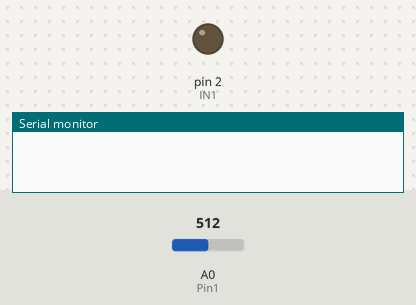
The sketch below on a simulated Arduino Uno, built with avr-gcc and run on an emulated ATmega328P. On the bench: output pins drawn as LEDs (lit = HIGH), the last lines printed to the serial monitor. Inputs (shaded band) come from the test bench; at power-on: A0 (Pin1) = 512.

Above: at 0.1 s.
At 0.6 s:
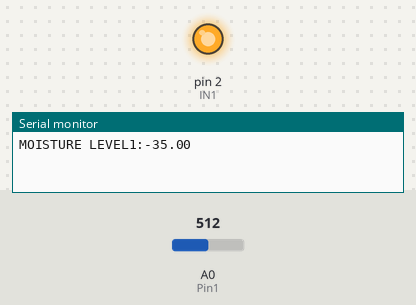
Timing chart, 0 to 2.1 s (numbered marks = the images above):
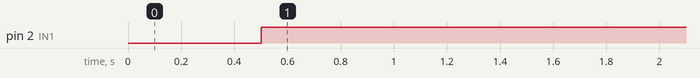

The sketch:

water.ino
```cpp
int IN1 = 2;
int IN2 = 3;
int IN3 = 4;
int IN4 = 5;

int Pin1 = A0;
int Pin2 = A1;
int Pin3 = A2;
int Pin4 = A3;

float value1 = 0;
float value2 = 0;
float value3 = 0;
float value4 = 0;
void setup() {
	Serial.begin(9600);
	pinMode(IN1, OUTPUT);
	delay(500);
}
void loop() {

	Serial.print("MOISTURE LEVEL1:");
	value1 = ((analogRead(Pin1) * -1) + 405) / 3;
	Serial.println(value1);
	if(value1>750)
	{
		digitalWrite(IN1, LOW);
	}
	else
	{
		digitalWrite(IN1, HIGH);
	}

	delay(1000);
}
```

Measured:
- by itself, pin 2 (IN1): LOW → HIGH at 0.50 s
